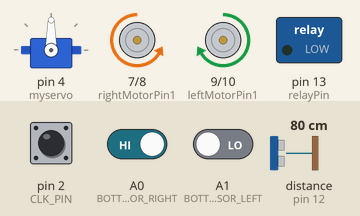
The sketch below on a simulated Arduino Uno, built with avr-gcc and run on an emulated ATmega328P. Parts: servo, motor-driver pin pairs drawn as motors (green arrow = first pin HIGH = forward, orange = second pin HIGH = backward, longer = more drive, scaled by the enable pin), switched loads named in the sketch (green lamp = pin HIGH). Inputs (shaded band) come from the test bench; at power-on: distance to the obstacle (sensor on pin 12) 80 cm, A0 (BOTTOM_IR_SENSOR_RIGHT) HIGH, A1 (BOTTOM_IR_SENSOR_LEFT) LOW, pin 2 (CLK_PIN) HIGH. The echo pulse lasts 58.3 µs per cm.

Above: at 1.2 s.
1.3 s: distance to the obstacle (sensor on pin 12) set to 21 cm
2.8 s: distance to the obstacle (sensor on pin 12) set to 17 cm
At 3.4 s:
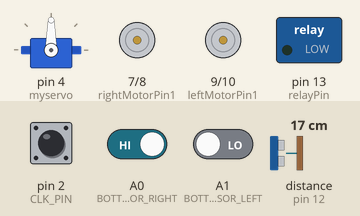
6.0 s: distance to the obstacle (sensor on pin 12) set to 35 cm
At 7.2 s:
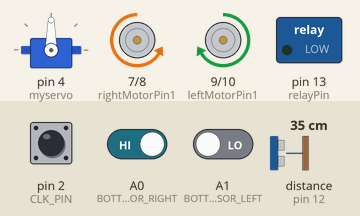
7.5 s: A0 (BOTTOM_IR_SENSOR_RIGHT) driven LOW
At 8.7 s:
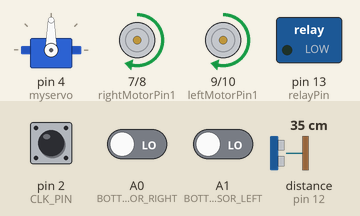
9.0 s: A1 (BOTTOM_IR_SENSOR_LEFT) driven HIGH
At 9.8 s:
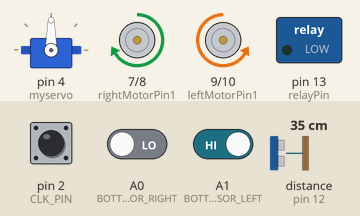
Timing chart, 0 to 11.5 s (numbered marks = the images above; inputs shaded):
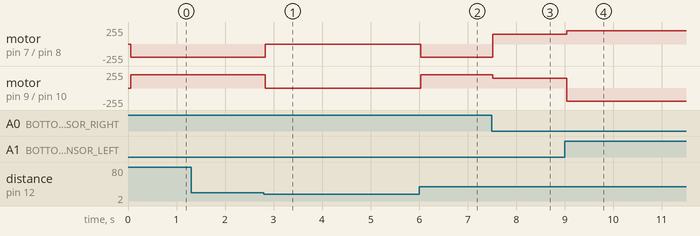

Measured:
- the behaviour switches between 20 and 19 cm on distance to the obstacle (sensor on pin 12) (found by bisection; images 0 and 1)
- after the input at 1.3 s, every drawn part: stays the same
- after the input at 2.8 s, motor on pin 7 (rightMotorPin1) / pin 8 (rightMotorPin2): backward 200/255 → stopped at once; motor on pin 9 (leftMotorPin1) / pin 10 (leftMotorPin2): forward 200/255 → stopped at once
- after the input at 6.0 s, motor on pin 7 (rightMotorPin1) / pin 8 (rightMotorPin2): stopped → backward 200/255 at once; motor on pin 9 (leftMotorPin1) / pin 10 (leftMotorPin2): stopped → forward 200/255 at once
- after the input at 7.5 s, motor on pin 7 (rightMotorPin1) / pin 8 (rightMotorPin2): backward 200/255 → forward 150/255 at once; motor on pin 9 (leftMotorPin1) / pin 10 (leftMotorPin2): forward 200/255 → forward 150/255 at once
- after the input at 9.0 s, motor on pin 7 (rightMotorPin1) / pin 8 (rightMotorPin2): forward 150/255 → forward 200/255 at once; motor on pin 9 (leftMotorPin1) / pin 10 (leftMotorPin2): forward 150/255 → backward 200/255 at once

The sketch:

Documented_Code_.ino
```cpp
#include <Servo.h>
#include <NewPing.h> // Include the NewPing library for ultrasonic sensor

#include <Arduino.h> // Include Arduino library for Serial communication

// Define pins for the rotary encoder
#define CLK_PIN 2
#define DT_PIN 3

#define BOTTOM_IR_SENSOR_RIGHT A0
#define BOTTOM_IR_SENSOR_LEFT A1

#define TRIGGER_PIN 11 // Define ultrasonic sensor trigger pin
#define ECHO_PIN 12    // Define ultrasonic sensor echo pin
#define MAX_DISTANCE 200 // Maximum distance we want to ping for (in centimeters). Maximum sensor distance is rated at 400-500cm.

// Right motor
int enableRightMotor = 5;
int rightMotorPin1 = 7;
int rightMotorPin2 = 8;

// Left motor
int enableLeftMotor = 6;
int leftMotorPin1 = 9;
int leftMotorPin2 = 10;

int relayPin = 13; // Pin for relay

volatile int encoderPos = 0;
int lastEncoderPos = 0; // Variable to store last encoder position
float wheelCircumference = 400.0; // in centimeters, adjust according to your wheel size

Servo myservo; // create servo object to control a servo

NewPing sonar(TRIGGER_PIN, ECHO_PIN, MAX_DISTANCE); // NewPing setup of pins and maximum distance.

void setup()
{
  // Initialize Serial communication
  Serial.begin(9600);

  // Set up rotary encoder pins as inputs
  pinMode(CLK_PIN, INPUT);
  pinMode(DT_PIN, INPUT);
  attachInterrupt(digitalPinToInterrupt(CLK_PIN), updateEncoder, CHANGE);

  pinMode(enableRightMotor, OUTPUT);
  pinMode(rightMotorPin1, OUTPUT);
  pinMode(rightMotorPin2, OUTPUT);

  pinMode(enableLeftMotor, OUTPUT);
  pinMode(leftMotorPin1, OUTPUT);
  pinMode(leftMotorPin2, OUTPUT);

  pinMode(BOTTOM_IR_SENSOR_RIGHT, INPUT);
  pinMode(BOTTOM_IR_SENSOR_LEFT, INPUT);

  pinMode(relayPin, OUTPUT); // Set relay pin as output

  myservo.attach(4); // attaches the servo on pin 4 to the servo object


}


void loop()
{
  // Check if there's a change in encoder position
  if (encoderPos != lastEncoderPos)
  {
    // Calculate distance traveled
    float distance = encoderPos * (wheelCircumference / 360.0);

    // Display distance in the Serial Monitor
    Serial.print("Encoder Count: ");
    Serial.print(encoderPos);
    Serial.print("\tDistance: ");
    Serial.print(distance);
    Serial.println(" cm");

    // Check if the distance difference is within 65 to 68 cm
    if (distance >= 65 && distance <= 68) {
      // Stop the motor for 5 seconds
      rotateMotor(0, 0);
      delay(5000); // 5 seconds delay

      // Operate servo motor twice quickly
      for (int i = 0; i < 2; i++) {
        myservo.write(90); // Move servo to 90 degrees position
        delay(500); // Wait for 0.5 seconds
        myservo.write(0); // Move servo to 0 degrees position
        delay(500); // Wait for 0.5 seconds
      }

      digitalWrite(relayPin, LOW); // Activate relay
      delay(2000); // Keep relay active for 2 seconds
      digitalWrite(relayPin, HIGH); // Deactivate relay


      // Reset encoder count
      encoderPos = 0;

      // Resume line following
      lineFollowerControl();
    }

    // Update last encoder position
    lastEncoderPos = encoderPos;
  }

  int obstacleDistance = checkObstacle(); // Check for obstacles

  if (obstacleDistance > 0 && obstacleDistance < 20) // If obstacle detected within 20cm
  {
    // Stop and turn away from the obstacle
    rotateMotor(0, 0); // Stop
  }
  else
  {
    // No obstacle detected, continue line following
    lineFollowerControl();
  }
}

void lineFollowerControl()
{
  static int MOTOR_SPEED = 150;
  static int TURNING_MOTOR_SPEED = 200;

  int rightIRSensorValue = digitalRead(BOTTOM_IR_SENSOR_RIGHT);
  int leftIRSensorValue = digitalRead(BOTTOM_IR_SENSOR_LEFT);

  if (rightIRSensorValue == LOW && leftIRSensorValue == LOW)
  {
    rotateMotor(MOTOR_SPEED, MOTOR_SPEED);
  }
  else if (rightIRSensorValue == HIGH && leftIRSensorValue == LOW)
  {
    rotateMotor(-TURNING_MOTOR_SPEED, TURNING_MOTOR_SPEED);
  }
  else if (rightIRSensorValue == LOW && leftIRSensorValue == HIGH)
  {
    rotateMotor(TURNING_MOTOR_SPEED, -TURNING_MOTOR_SPEED);
  }
  else
  {
    rotateMotor(0, 0);
  }
}

void rotateMotor(int rightMotorSpeed, int leftMotorSpeed)
{
  if (rightMotorSpeed < 0)
  {
    digitalWrite(rightMotorPin1, LOW);
    digitalWrite(rightMotorPin2, HIGH);
  }
  else if (rightMotorSpeed >= 0)
  {
    digitalWrite(rightMotorPin1, HIGH);
    digitalWrite(rightMotorPin2, LOW);
  }

  if (leftMotorSpeed < 0)
  {
    digitalWrite(leftMotorPin1, LOW);
    digitalWrite(leftMotorPin2, HIGH);
  }
  else if (leftMotorSpeed >= 0)
  {
    digitalWrite(leftMotorPin1, HIGH);
    digitalWrite(leftMotorPin2, LOW);
  }

  analogWrite(enableRightMotor, abs(rightMotorSpeed));
  analogWrite(enableLeftMotor, abs(leftMotorSpeed));
}

int checkObstacle()
{
  delay(50); // Wait 50ms between pings (about 20 pings/sec). 29ms should be the shortest delay between pings.
  unsigned int distance = sonar.ping_cm(); // Send ping, get distance in centimeters.
  return distance;
}

// Interrupt service routine to update encoder position
void updateEncoder()
{
  static int lastState = 0;
  int currentState = (digitalRead(CLK_PIN) << 1) | digitalRead(DT_PIN);
  int stateChange = (lastState << 2) | currentState;

  if (stateChange == 1 || stateChange == 50 || stateChange == 70 || stateChange == 100)
  {
    encoderPos--;
  }
  else if (stateChange == 2 || stateChange == 50 || stateChange == 70 || stateChange == 100)
  {
    encoderPos++;
  }

  lastState = currentState & 0b11;
}
```
